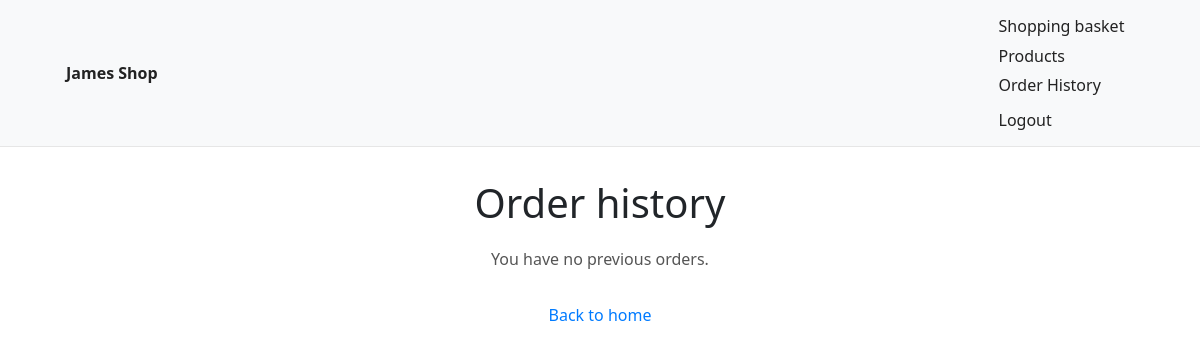
Page /orderhistory/ (signed in) on the earlier database version.
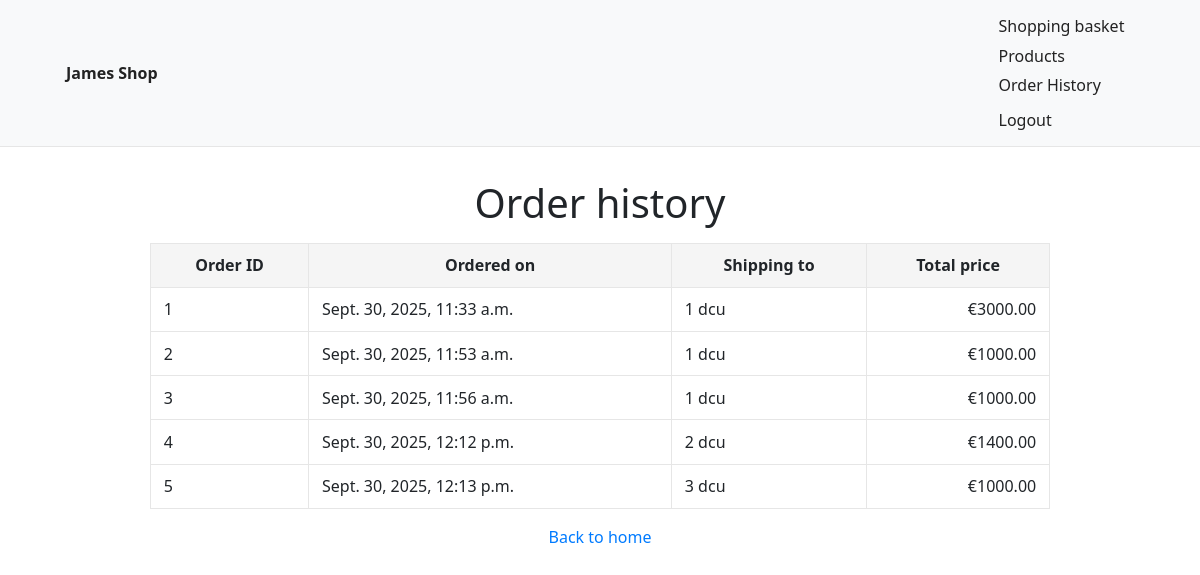
Same page on the later database version.
### jamesshop/models.py (models this page shows, shortened)
class Order(models.Model):
    id = models.AutoField(primary_key=True)
    date_ordered = models.DateTimeField(auto_now_add=True)
    basket_id = models.ForeignKey(Basket, on_delete=models.CASCADE)
    user_id = models.ForeignKey(User, on_delete=models.CASCADE)
    total_price = models.DecimalField(max_digits=10, decimal_places=2, default=0.00)
    shipping_addr = models.TextField(default="")

### jamesshop/views.py (the view)
# urls.py: path('orderhistory/', views.previous_orders, name="order_history"),
@login_required
def previous_orders(request):
    user = request.user
    orders = Order.objects.filter(user_id=user)
    return render(request, 'previous_orders.html', {'orders':orders})

### jamesshop/templates/previous_orders.html (shortened to what this page needs)
{% extends 'base.html' %}
{% block content %}
<div class="orders-wrap">
    <h1>Order history</h1>
    {% if not orders %}
        <p class="no-orders">You have no previous orders.</p>
    {% else %}
        <table class="orders-table">
            <thead>
                <tr>
                    <th>Order ID</th>
                    <th>Ordered on</th>
                    <th>Shipping to</th>
                    <th class="numeric">Total price</th>
                </tr>
            </thead>
            <tbody>
                {% for ord in orders %}
                    <tr>
                        <td>{{ ord.id }}</td>
                        <td>{{ ord.date_ordered }}</td>
                        <td>{{ ord.shipping_addr }}</td>
                        <td class="numeric">€{{ ord.total_price }}</td>
                    </tr>
                {% endfor %}
            </tbody>
        </table>
    {% endif %}
    <a href="{% url 'index' %}" class="back-link">Back to home</a>
</div>
{% endblock %}

### jamesshop/templates/base.html (shortened to what this page needs)
<!DOCTYPE html>
<html lang="en">
<head>
    <link href="https://cdn.jsdelivr.net/npm/bootstrap@5.3.8/dist/css/bootstrap.min.css" rel="stylesheet">
</head>
<body>
    <header>
        <nav>
            <div class="brand"><a href="{% url 'index' %}">James Shop</a></div>
            <div class="nav-links">
                {% if user.is_authenticated %}
                    <a class="nav-link" href="/basket">Shopping basket</a>
                    <a href="{% url 'all_products' %}">Products</a>
                    <a class="nav-link" href="/orderhistory/">Order History</a>
                    <a class="nav-link" href="/logout/">Logout</a>
                {% endif %}
            </div>
        </nav>
    </header>
    {% block content %}
    {% endblock %}
</body>
</html>

### jamesshop/templates/base.html (style rules this page uses)
header { background: #f8f9fa; border-bottom: 1px solid #e6e6e6; }
nav { max-width: 1100px; margin: 0 auto; padding: 0.5rem 1rem; display: flex; justify-content: space-between; align-items: center; }
.brand a { font-weight: 600; color: #222; text-decoration: none; }
.nav-links a { margin-left: 0.75rem; text-decoration: none; color: #222; padding: 0.35rem 0.6rem; border-radius: 4px; }

### jamesshop/templates/previous_orders.html (style rules this page uses)
.orders-wrap { max-width: 900px; margin: 2rem auto; text-align: center; }
.orders-table { width: 100%; border-collapse: collapse; margin-top: 1rem; }
.orders-table th, .orders-table td { border: 1px solid #e6e6e6; padding: 0.6rem 0.8rem; }
.orders-table th { background: #f5f5f5; font-weight: 700; }
.orders-table td { text-align: left; }
.orders-table td.numeric { text-align: right; white-space: nowrap; }
.back-link { display: inline-block; margin-top: 1rem; text-decoration: none; color: #007bff; }

Differences in the rows shown:
added Order: id "1", date_ordered "Sept. 30, 2025, 11:33 a.m.", shipping_addr "1 dcu", total_price "3000.00"
added Order: id "2", date_ordered "Sept. 30, 2025, 11:53 a.m.", shipping_addr "1 dcu", total_price "1000.00"
added Order: id "3", date_ordered "Sept. 30, 2025, 11:56 a.m.", shipping_addr "1 dcu", total_price "1000.00"
added Order: id "4", date_ordered "Sept. 30, 2025, 12:12 p.m.", shipping_addr "2 dcu", total_price "1400.00"
added Order: id "5", date_ordered "Sept. 30, 2025, 12:13 p.m.", shipping_addr "3 dcu", total_price "1000.00"
Other differences:
text no longer shown: "You have no previous orders."
text now shown: "Order ID Ordered on Shipping to Total price"
